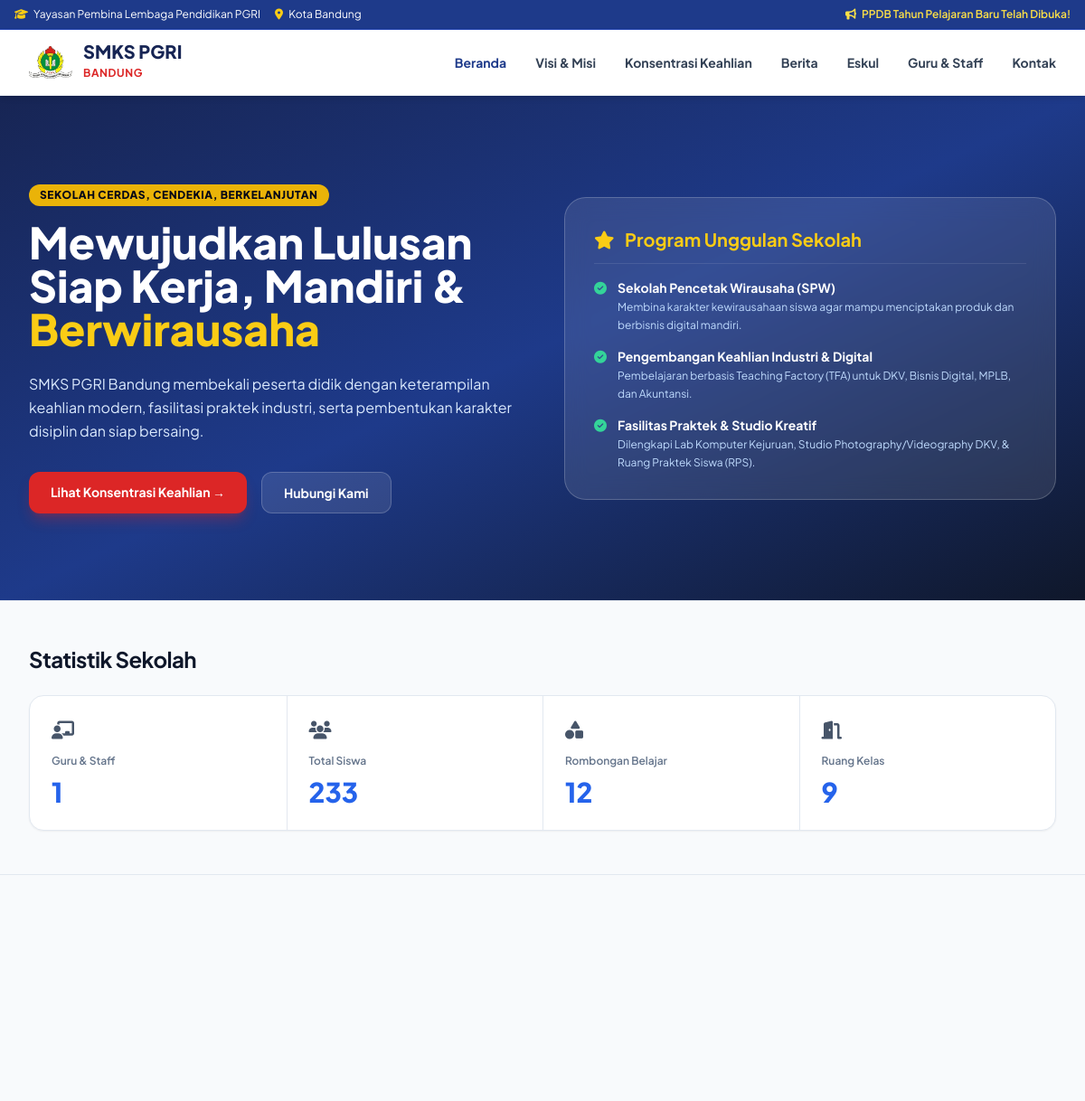
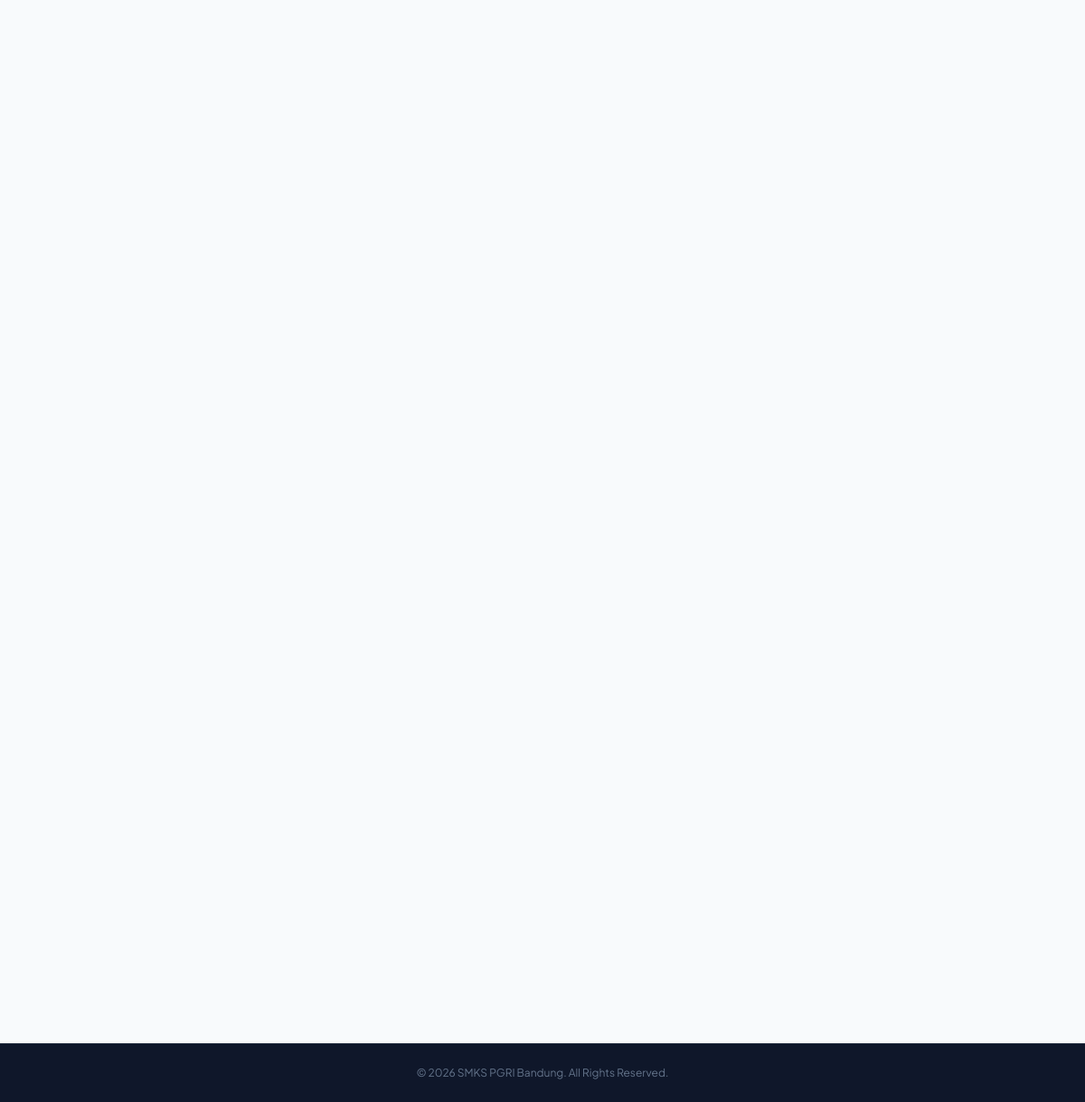
The page / on the database its author committed (2 pictures, top to bottom).
### tables this page shows
CREATE TABLE `statistik` (
  `id` int(11) NOT NULL,
  `guru` int(11) NOT NULL DEFAULT 22,
  `siswa_laki` int(11) NOT NULL DEFAULT 100,
  `siswa_perempuan` int(11) NOT NULL DEFAULT 133,
  `rombel` int(11) NOT NULL DEFAULT 12,
  `daya_tampung` varchar(20) NOT NULL DEFAULT '180',
  `ruang_kelas` int(11) NOT NULL DEFAULT 9,
  `laboratorium` int(11) NOT NULL DEFAULT 1,
  `perpustakaan` int(11) NOT NULL DEFAULT 1
);

### index.php (the view, shortened to what this page needs)
<?php
include 'koneksi.php';
$q_stat = mysqli_query($koneksi, "SELECT * FROM statistik WHERE id=1");
$stat = mysqli_fetch_assoc($q_stat);
$q_guru_cnt = mysqli_query($koneksi, "SELECT COUNT(*) as total FROM guru");
$tot_guru_db = mysqli_fetch_assoc($q_guru_cnt)['total'] ?? 0;
$jml_guru = ($tot_guru_db > 0) ? $tot_guru_db : ($stat['guru'] ?? 22);
?>
<!DOCTYPE html>
<html lang="id" class="scroll-smooth">
<head>
    <script src="https://cdn.tailwindcss.com"></script>
    <link rel="stylesheet" href="https://cdnjs.cloudflare.com/ajax/libs/font-awesome/6.4.0/css/all.min.css">
</head>
<body class="bg-slate-50 text-slate-800 antialiased">
    <div class="bg-blue-900 text-white text-xs py-2 px-4 border-b border-blue-800">
        <div class="max-w-7xl mx-auto flex flex-col sm:flex-row justify-between items-center gap-2">
            <div class="flex items-center gap-4">
                <span><i class="fa-solid fa-graduation-cap text-yellow-400 mr-1"></i> Yayasan Pembina Lembaga Pendidikan PGRI</span>
                <span class="hidden md:inline"><i class="fa-solid fa-location-dot text-yellow-400 mr-1"></i> Kota Bandung</span>
            </div>
            <div class="font-semibold text-yellow-300">
                <i class="fa-solid fa-bullhorn animate-pulse mr-1"></i> PPDB Tahun Pelajaran Baru Telah Dibuka!
            </div>
        </div>
    </div>
    <nav class="bg-white sticky top-0 z-50 shadow-md border-b border-slate-100">
        <div class="max-w-7xl mx-auto px-4 sm:px-6 lg:px-8 py-3 flex justify-between items-center">
            <a href="index.php" class="flex items-center gap-3">
                <img src="img/logo.png" alt="Logo PGRI" class="w-12 h-12 object-contain shrink-0">
                <div>
                    <h1 class="text-xl font-extrabold text-blue-950 leading-none">SMKS PGRI</h1>
                    <span class="text-xs font-bold text-red-600 tracking-wider">BANDUNG</span>
                </div>
            </a>
            <div class="hidden md:flex items-center space-x-8 text-sm font-bold text-slate-700">
                <a href="index.php" class="text-blue-900">Beranda</a>
                <a href="visi-misi.php" class="hover:text-blue-900 transition">Visi & Misi</a>
                <a href="jurusan.php" class="hover:text-blue-900 transition">Konsentrasi Keahlian</a>
                <a href="berita.php" class="hover:text-blue-900 transition">Berita</a>
                <a href="ekskul.php" class="hover:text-blue-900 transition">Eskul</a>
                <a href="guru.php" class="hover:text-blue-900 transition">Guru & Staff</a>
                <a href="#kontak" class="hover:text-blue-900 transition">Kontak</a>
            </div>
        </div>
    </nav>
    <section class="relative bg-gradient-to-br from-blue-950 via-blue-900 to-slate-900 text-white py-20 lg:py-24 overflow-hidden reveal-on-scroll">
        <div class="max-w-7xl mx-auto px-4 sm:px-6 lg:px-8 relative z-10 grid lg:grid-cols-2 gap-12 items-center">
            <div>
                <span class="inline-block bg-yellow-500 text-slate-950 font-extrabold text-xs px-3 py-1 rounded-full uppercase tracking-wider mb-4">
                    Sekolah Cerdas, Cendekia, Berkelanjutan
                </span>
                <h1 class="text-4xl sm:text-5xl font-black leading-tight mb-6">
                    Mewujudkan Lulusan Siap Kerja, Mandiri & <span class="text-yellow-400">Berwirausaha</span>
                </h1>
                <p class="text-blue-100 text-base mb-8 leading-relaxed">
                    SMKS PGRI Bandung membekali peserta didik dengan keterampilan keahlian modern, fasilitasi praktek industri, serta pembentukan karakter disiplin dan siap bersaing.
                </p>
                <div class="flex flex-wrap gap-4">
                    <a href="jurusan.php" class="bg-red-600 hover:bg-red-700 text-white font-bold px-6 py-3 rounded-xl text-sm transition shadow-lg shadow-red-600/30">
                        Lihat Konsentrasi Keahlian &rarr;
                    </a>
                    <a href="#kontak" class="bg-white/10 hover:bg-white/20 text-white font-bold px-6 py-3 rounded-xl text-sm border border-white/20 transition">
                        Hubungi Kami
                    </a>
                </div>
            </div>
            <div class="bg-white/10 border border-white/20 p-6 sm:p-8 rounded-3xl backdrop-blur-md">
                <h3 class="text-xl font-bold text-yellow-400 mb-4 border-b border-white/10 pb-3">
                    <i class="fa-solid fa-star mr-2"></i> Program Unggulan Sekolah
                </h3>
                <ul class="space-y-4 text-sm">
                    <li class="flex items-start gap-3">
                        <i class="fa-solid fa-circle-check text-emerald-400 mt-1"></i>
                        <div>
                            <strong class="text-white block">Sekolah Pencetak Wirausaha (SPW)</strong>
                            <span class="text-blue-200 text-xs">Membina karakter kewirausahaan siswa agar mampu menciptakan produk dan berbisnis digital mandiri.</span>
                        </div>
                    </li>
                    <li class="flex items-start gap-3">
                        <i class="fa-solid fa-circle-check text-emerald-400 mt-1"></i>
                        <div>
                            <strong class="text-white block">Pengembangan Keahlian Industri & Digital</strong>
                            <span class="text-blue-200 text-xs">Pembelajaran berbasis Teaching Factory (TFA) untuk DKV, Bisnis Digital, MPLB, dan Akuntansi.</span>
                        </div>
                    </li>
                    <li class="flex items-start gap-3">
                        <i class="fa-solid fa-circle-check text-emerald-400 mt-1"></i>
                        <div>
                            <strong class="text-white block">Fasilitas Praktek & Studio Kreatif</strong>
                            <span class="text-blue-200 text-xs">Dilengkapi Lab Komputer Kejuruan, Studio Photography/Videography DKV, & Ruang Praktek Siswa (RPS).</span>
                        </div>
                    </li>
                </ul>
            </div>
        </div>
    </section>
    <section class="py-12 bg-slate-50 border-t border-b border-slate-200 reveal-on-scroll">
        <div class="max-w-7xl mx-auto px-4 sm:px-6 lg:px-8">
            <h2 class="text-2xl font-bold text-slate-900 mb-6 tracking-tight">Statistik Sekolah</h2>
            <div class="bg-white rounded-2xl border border-slate-200 shadow-sm overflow-hidden grid grid-cols-2 md:grid-cols-4 divide-x divide-y md:divide-y-0 divide-slate-200">
                <div class="p-6 flex flex-col justify-between hover:bg-slate-50/50 transition">
                    <div>
                        <i class="fa-solid fa-chalkboard-user text-slate-600 text-xl mb-3"></i>
                        <p class="text-xs font-semibold text-slate-500 mb-2">Guru & Staff</p>
                    </div>
                    <h3 class="text-3xl font-extrabold text-blue-600"><?= $jml_guru ?></h3>
                </div>
                <div class="p-6 flex flex-col justify-between hover:bg-slate-50/50 transition">
                    <div>
                        <i class="fa-solid fa-users text-slate-600 text-xl mb-3"></i>
                        <p class="text-xs font-semibold text-slate-500 mb-2">Total Siswa</p>
                    </div>
                    <h3 class="text-3xl font-extrabold text-blue-600">
                        <?= ($stat['siswa_laki'] ?? 100) + ($stat['siswa_perempuan'] ?? 133) ?>
                    </h3>
                </div>
                <div class="p-6 flex flex-col justify-between hover:bg-slate-50/50 transition">
                    <div>
                        <i class="fa-solid fa-shapes text-slate-600 text-xl mb-3"></i>
                        <p class="text-xs font-semibold text-slate-500 mb-2">Rombongan Belajar</p>
                    </div>
                    <h3 class="text-3xl font-extrabold text-blue-600"><?= $stat['rombel'] ?? 12 ?></h3>
                </div>
                <div class="p-6 flex flex-col justify-between hover:bg-slate-50/50 transition">
                    <div>
                        <i class="fa-solid fa-door-open text-slate-600 text-xl mb-3"></i>
                        <p class="text-xs font-semibold text-slate-500 mb-2">Ruang Kelas</p>
                    </div>
                    <h3 class="text-3xl font-extrabold text-blue-600"><?= $stat['ruang_kelas'] ?? 9 ?></h3>
                </div>
            </div>
        </div>
    </section>
    <footer class="bg-slate-900 text-slate-500 text-xs py-6 border-t border-slate-800 text-center">
        <p>&copy; <?= date('Y') ?> SMKS PGRI Bandung. All Rights Reserved.</p>
    </footer>
</body>
</html>

### index.php (style rules this page uses)
body { font-family: 'Plus Jakarta Sans', sans-serif; }
.reveal-on-scroll { opacity: 0; transform: translateY(40px) scale(0.98); will-change: transform, opacity; transition: all 1s cubic-bezier(0.22, 1, 0.36, 1); }
.reveal-on-scroll.is-visible { opacity: 1; transform: translateY(0) scale(1); }

### rows shown on the page
statistik: ($stat['siswa_laki'] ?? 100) + ($stat['siswa_perempuan'] ?? 133) "233", rombel "12", ruang_kelas "9"

### other values the page prints
$jml_guru "1"
